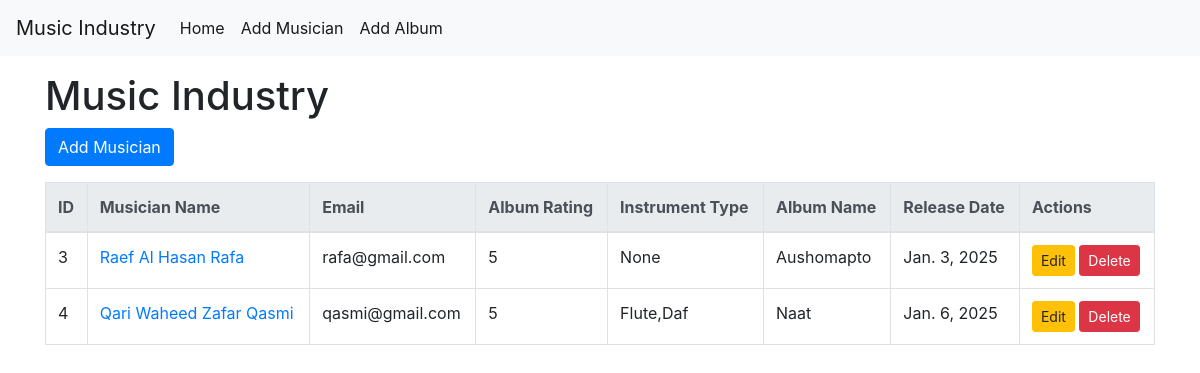
The page / on the database its author committed.
### directory/models.py (models this page shows, shortened)
class Musician(models.Model):
    first_name = models.CharField(max_length = 30)
    last_name = models.CharField(max_length = 30)
    email = models.EmailField()
    phone_number = models.CharField(max_length = 15)
    instrument_type = models.CharField(max_length = 50,null = True)

class Album(models.Model):
    name = models.CharField(max_length = 100)
    musician = models.ForeignKey(Musician, on_delete=models.CASCADE,related_name='albums')
    release_date = models.DateField()
    rating = models.IntegerField()

### directory/views.py (the view)
# urls.py: path('',views.musician_list,name='musician_list'),
def musician_list(request):
    musicians = Musician.objects.all()
    return render(request, 'directory/musician_list.html', {'musicians': musicians})

### directory/templates/directory/musician_list.html
{% extends 'directory/base.html' %}
{% block content %}
<h1>Music Industry</h1>
<a href="{% url 'add_musician' %}" class="btn btn-primary mb-3">Add Musician</a>
<table class="table table-bordered">
    <thead class="thead-light">
        <tr>
            <th>ID</th>
            <th>Musician Name</th>
            <th>Email</th>
            <th>Album Rating</th>
            <th>Instrument Type</th>
            <th>Album Name</th>
            <th>Release Date</th>
            <th>Actions</th>
        </tr>
    </thead>
    <tbody>
        {% for musician in musicians %}
            {% for album in musician.albums.all %}
                <tr>
                    <td>{{ musician.id }}</td>
                    <td><a href="{% url 'musician_detail' musician.pk %}">{{ musician.first_name }} {{ musician.last_name }}</a></td>
                    <td>{{ musician.email }}</td>
                    <td>{{ album.rating }}</td>
                    <td>{{ musician.instrument_type }}</td>
                    <td>{{ album.name }}</td>
                    <td>{{ album.release_date }}</td>
                    <td>
                        <a href="{% url 'album_detail' album.pk %}" class="btn btn-warning btn-sm">Edit</a>
                        <a href="{% url 'delete_album' album.pk %}" class="btn btn-danger btn-sm">Delete</a>
                    </td>
                </tr>
            {% endfor %}
        {% endfor %}
    </tbody>
</table>
{% endblock %}

### directory/templates/directory/base.html (shortened to what this page needs)
<!DOCTYPE html>
<html>
<head>
    <link href="https://stackpath.bootstrapcdn.com/bootstrap/4.5.2/css/bootstrap.min.css" rel="stylesheet">
</head>
<body>
    {% load crispy_forms_tags %}
    <nav class="navbar navbar-expand-lg navbar-light bg-light">
        <a class="navbar-brand" href="{% url 'musician_list' %}">Music Industry</a>
        <div class="collapse navbar-collapse" id="navbarNav">
            <ul class="navbar-nav">
                <li class="nav-item">
                    <a class="nav-link active" href="{% url 'musician_list' %}">Home</a>
                </li>
                <li class="nav-item">
                    <a class="nav-link active" href="{% url 'add_musician' %}">Add Musician</a>
                </li>
                <li class="nav-item">
                    <a class="nav-link active" href="{% url 'add_album' %}">Add Album</a>
                </li>
            </ul>
        </div>
    </nav>
    <div class="container mt-3">
        {% block content %}
        {% endblock %}
    </div>
</body>
</html>

### rows shown on the page
Musician: id "3", first_name "Raef Al Hasan", last_name "Rafa", email "rafa@gmail.com", instrument_type "None"
Album: rating "5", name "Aushomapto", release_date "Jan. 3, 2025"
Musician: id "4", first_name "Qari Waheed Zafar", last_name "Qasmi", email "qasmi@gmail.com", instrument_type "Flute,Daf"
Album: rating "5", name "Naat", release_date "Jan. 6, 2025"
